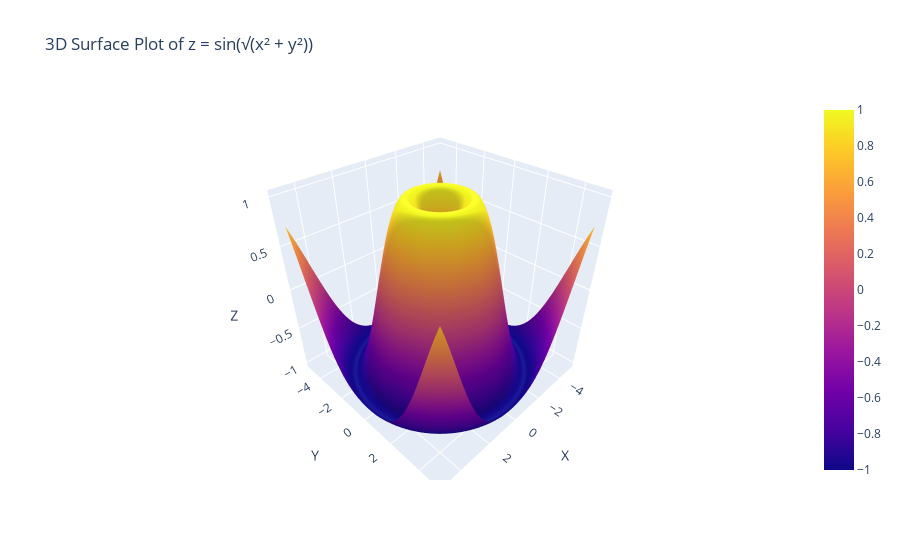

Here is the notebook cell this chart was saved with:
### Markdown cell above
## 4. Using the given x and y data, generate a 3D surface plot to visualize the function z = sin(√x² + y²)
x = np.linspace(-5, 5, 100)
y = np.linspace(-5, 5, 100)
x, y = np.meshgrid(x, y)
z = np.sin(np.sqrt(x**2 + y**2))

data = {
    'X': x.flatten(),
    'Y': y.flatten(),
    'Z': z.flatten()
}
df = pd.DataFrame(data

### Code cell
# Code to Generate the 3D Surface Plot
import numpy as np
import pandas as pd
import plotly.graph_objects as go

# Generate the x and y data
x = np.linspace(-5, 5, 100)
y = np.linspace(-5, 5, 100)
x, y = np.meshgrid(x, y)
z = np.sin(np.sqrt(x**2 + y**2))

# Create a DataFrame
data = {
    'X': x.flatten(),
    'Y': y.flatten(),
    'Z': z.flatten()
}
df = pd.DataFrame(data)

# Create the 3D surface plot
fig = go.Figure(data=[go.Surface(z=z, x=x, y=y)])

# Update layout
fig.update_layout(title='3D Surface Plot of z = sin(√(x² + y²))',
                  scene=dict(
                      xaxis_title='X',
                      yaxis_title='Y',
                      zaxis_title='Z'
                  ))

# Show the plot
fig.show()

### Figure 1 — Plotly figure (JSON) as saved in the notebook; plotly's stock layout.template omitted (floating-point values rounded to 4 significant figures; data arrays with more than 128 entries replaced by an {"elided": "..."} marker saying what was removed)
{"data": [{"type": "surface", "x": {"elided": "100x100 float values"}, "y": {"elided": "100x100 float values"}, "z": {"elided": "100x100 float values"}}], "layout": {"scene": {"xaxis": {"title": {"text": "X"}}, "yaxis": {"title": {"text": "Y"}}, "zaxis": {"title": {"text": "Z"}}}, "title": {"text": "3D Surface Plot of z = sin(√(x² + y²))"}}}
